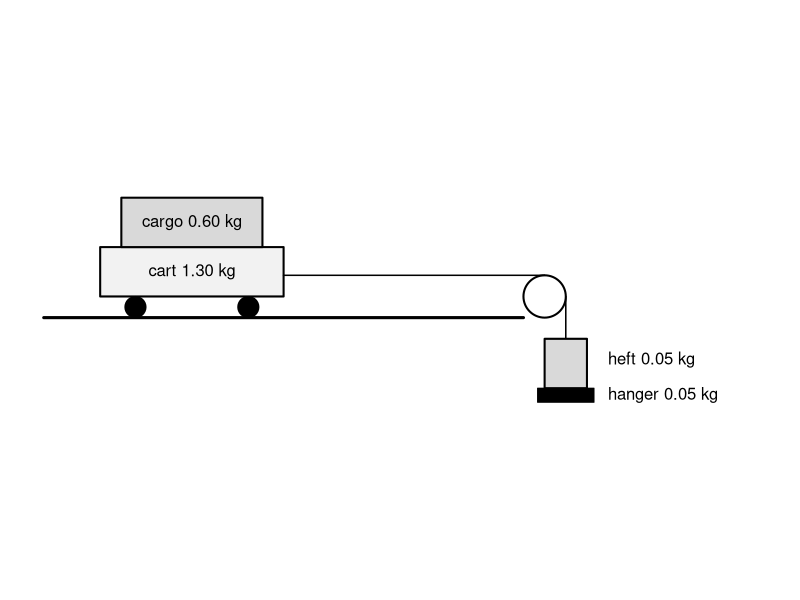

The R script that drew this image:
## ---- chunk 1
## ---------------------------------------------------------------------------
## Cart + cargo + hanger + heft exit ticket (r-exams exercise)
##
## All masses are stored in GRAMS as whole numbers so the arithmetic is exact.
## A setup is kept only if the answers are friendly enough for no calculator:
##   - the total mass is a multiple of 100 g
##   - the acceleration is one of the values in a_allowed (below)
## Ranges: cart 0.3-1.5 kg, cargo 0.05-1.0 kg, hanger 0.05 or 0.10 kg,
##         heft 0.05-1.0 kg.
## ---------------------------------------------------------------------------

## possible accelerations in m/s^2 (1 is left out on purpose)
a_allowed <- c(0.5, 1.5, 2, 2.5, 3, 3.5, 4)

grid <- expand.grid(
  cart   = seq(300, 1500, by = 100),   # g
  cargo  = seq(50, 1000, by = 50),     # g
  hanger = c(50, 100),                 # g (the two hangers in the lab)
  heft   = seq(50, 1000, by = 50)      # g
)
grid$hs  <- grid$hanger + grid$heft                 # hanger side, g
grid$M   <- grid$cart + grid$cargo + grid$hs        # total mass, g
grid$a10 <- 100 * grid$hs / grid$M                  # 10 x acceleration in m/s^2
                                                    # (F = hs/100 N, m = M/1000 kg)

ok <- (grid$M %% 100 == 0) &
      ((100 * grid$hs) %% grid$M == 0) &            # acceleration is a multiple of 0.1
      (grid$a10 %in% round(10 * a_allowed))         # ... and is one of the allowed values
grid <- grid[ok, ]

## pick the acceleration first (so every allowed value is equally likely),
## then pick a setup that produces it
a_values <- unique(grid$a10)
a_pick   <- a_values[sample(length(a_values), 1)]
rows     <- grid[grid$a10 == a_pick, ]
setup    <- rows[sample(nrow(rows), 1), ]

## quantities in kg and N
cart   <- setup$cart   / 1000
cargo  <- setup$cargo  / 1000
hanger <- setup$hanger / 1000
heft   <- setup$heft   / 1000
hs     <- setup$hs     / 1000          # hanger side mass, kg
force  <- setup$hs / 100               # forward force, N  (= hs in kg x 10 N/kg)
total  <- setup$M      / 1000          # total mass, kg
acc    <- setup$a10 / 10               # m/s^2  (= force / total)

## formatting helpers
kg  <- function(x) sprintf("%.2f", x)                 # 0.05, 0.60, ...
num <- function(x) format(round(x, 3), trim = TRUE)   # 2, 1.5, ...
## ---- chunk 2
par(mar = c(0, 0, 0, 0))
plot(NULL, xlim = c(0, 10.5), ylim = c(0, 3.3), asp = 1,
     axes = FALSE, xlab = "", ylab = "")

## track, cart, wheels
segments(0.2, 1.4, 7.0, 1.4, lwd = 3)
rect(1.0, 1.7, 3.6, 2.4, col = "grey95", lwd = 2)
symbols(c(1.5, 3.1), c(1.55, 1.55), circles = c(0.15, 0.15),
        inches = FALSE, add = TRUE, bg = "black")
text(2.3, 2.05, paste0("cart ", kg(cart), " kg"))

## cargo on the cart
rect(1.3, 2.4, 3.3, 3.1, col = "grey85", lwd = 2)
text(2.3, 2.75, paste0("cargo ", kg(cargo), " kg"))

## pulley and string
symbols(7.3, 1.7, circles = 0.3, inches = FALSE, add = TRUE, bg = "white", lwd = 2)
segments(3.6, 2.0, 7.3, 2.0, lwd = 1.5)
segments(7.6, 1.7, 7.6, 1.1, lwd = 1.5)

## hanger and heft
rect(7.2, 0.2, 8.0, 0.4, col = "black")
rect(7.3, 0.4, 7.9, 1.1, col = "grey85", lwd = 2)
text(8.2, 0.3, paste0("hanger ", kg(hanger), " kg"), adj = 0)
text(8.2, 0.8, paste0("heft ", kg(heft), " kg"), adj = 0)

## forward direction
# arrows(4.2, 1.0, 6.2, 1.0, length = 0.12, lwd = 2)
# text(5.2, 0.65, "forward")
